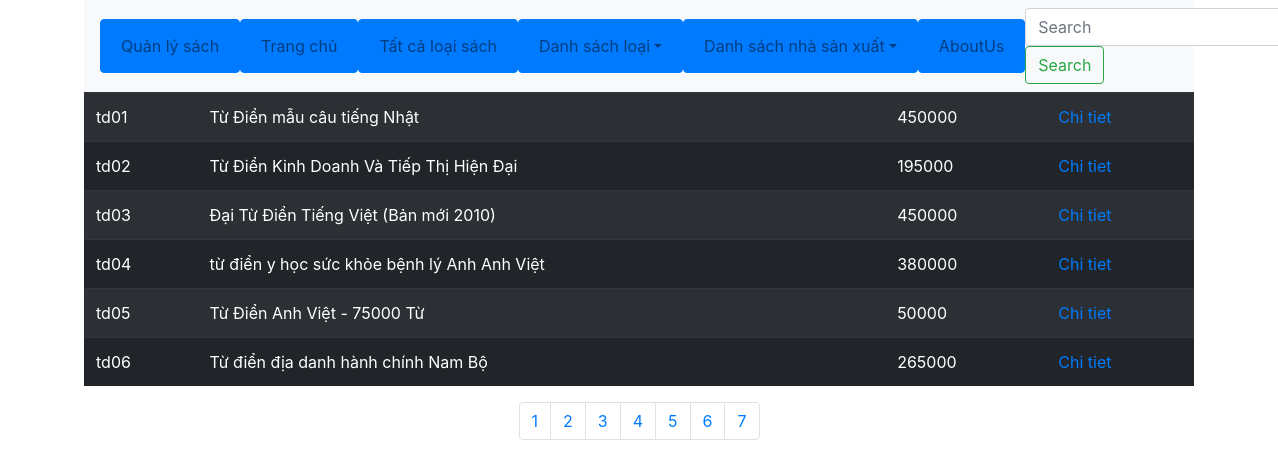
Page /ossck/tuan6-1123/index.php?controller=sach&action=filterCat&cat=td on the committed database.
### tables this page shows
CREATE TABLE `book` (
  `book_id` varchar(15) NOT NULL,
  `book_name` varchar(250) NOT NULL,
  `description` text NOT NULL,
  `price` int(10) NOT NULL,
  `img` varchar(50) NOT NULL,
  `pub_id` varchar(5) NOT NULL,
  `cat_id` varchar(5) NOT NULL,
  PRIMARY KEY (`book_id`),
  KEY `manxb` (`pub_id`,`cat_id`),
  KEY `maloai` (`cat_id`),
  CONSTRAINT `book_ibfk_1` FOREIGN KEY (`pub_id`) REFERENCES `publisher` (`pub_id`) ON UPDATE CASCADE,
  CONSTRAINT `book_ibfk_2` FOREIGN KEY (`cat_id`) REFERENCES `category` (`cat_id`) ON UPDATE CASCADE
);

### ossck/tuan6-1123/models/Db.php (called while the page is built, shortened)
<?php
class Db{
    protected static $pdo;
    function __construct()
    {
        self::$pdo = new PDO('mysql:host='. HOST .';dbname='. DB, USER , PW);
        self::$pdo->query('set names utf8');
    }
    protected function selectQuery($sql, $arr=[])
    {
        $stm = self::$pdo->prepare($sql);
        $stm->execute($arr);
        $data = $stm->fetchAll(PDO::FETCH_ASSOC);
        return $data;
    }
}

### ossck/tuan6-1123/models/Sach.php (called while the page is built, shortened)
<?php
class Sach extends Db
{
    function filterWithCat($cat){
        return $this->selectQuery("select * from book inner join category on book.cat_id = category.cat_id where '$cat' = category.cat_id");
    }
}

### ossck/tuan6-1123/views/sach/index.php (the view)
<table class='table table-striped table-dark'>
    <?php
    foreach ($data as $r) {
    ?>
        <tr>
            <td><?php echo $r['book_id']; ?></td>
            <td><?php echo $r['book_name']; ?></td>
            <td><?php echo $r['price']; ?></td>
            <td>
                <a href="./index.php?controller=sach&action=detail&id=<?php echo $r['book_id'] ?>">
                    Chi tiet
                </a>
            </td>
        </tr>
    <?php
    }
    ?>
</table>

### rows in the picture
book: book_id "td01", book_name "Từ Điển mẫu câu tiếng Nhật", price "450000"
book: book_id "td02", book_name "Từ Điển Kinh Doanh Và Tiếp Thị Hiện Đại", price "195000"
book: book_id "td03", book_name "Đại Từ Điển Tiếng Việt (Bản mới 2010)", price "450000"
book: book_id "td04", book_name "từ điển y học sức khỏe bệnh lý Anh Anh Việt", price "380000"
book: book_id "td05", book_name "Từ Điển Anh Việt - 75000 Từ", price "50000"
book: book_id "td06", book_name "Từ điển địa danh hành chính Nam Bộ", price "265000"
